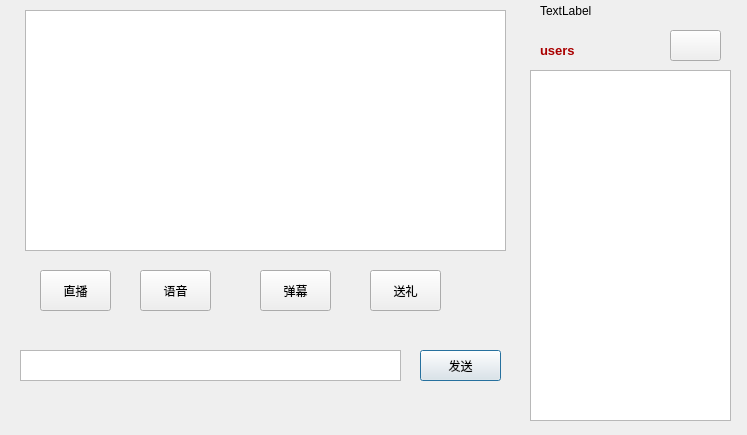
<?xml version="1.0" encoding="UTF-8"?>
<ui version="4.0">
 <class>ChatRoom</class>
 <widget class="QDialog" name="ChatRoom">
  <property name="geometry">
   <rect>
    <x>0</x>
    <y>0</y>
    <width>747</width>
    <height>435</height>
   </rect>
  </property>
  <property name="windowTitle">
   <string>Dialog</string>
  </property>
  <widget class="QTextEdit" name="textEdit">
   <property name="geometry">
    <rect>
     <x>20</x>
     <y>350</y>
     <width>381</width>
     <height>31</height>
    </rect>
   </property>
  </widget>
  <widget class="QPushButton" name="send">
   <property name="geometry">
    <rect>
     <x>420</x>
     <y>350</y>
     <width>81</width>
     <height>31</height>
    </rect>
   </property>
   <property name="text">
    <string>发送</string>
   </property>
  </widget>
  <widget class="QLabel" name="label">
   <property name="geometry">
    <rect>
     <x>540</x>
     <y>40</y>
     <width>71</width>
     <height>21</height>
    </rect>
   </property>
   <property name="text">
    <string>&lt;html&gt;&lt;head/&gt;&lt;body&gt;&lt;p&gt;&lt;span style=&quot; font-size:10pt; font-weight:600; color:#aa0000;&quot;&gt;users&lt;/span&gt;&lt;/p&gt;&lt;/body&gt;&lt;/html&gt;</string>
   </property>
  </widget>
  <widget class="QPushButton" name="chatlist_btn">
   <property name="geometry">
    <rect>
     <x>670</x>
     <y>30</y>
     <width>51</width>
     <height>31</height>
    </rect>
   </property>
   <property name="text">
    <string/>
   </property>
  </widget>
  <widget class="QTextBrowser" name="textBrowser">
   <property name="geometry">
    <rect>
     <x>25</x>
     <y>10</y>
     <width>481</width>
     <height>241</height>
    </rect>
   </property>
  </widget>
  <widget class="QPushButton" name="video">
   <property name="geometry">
    <rect>
     <x>40</x>
     <y>270</y>
     <width>71</width>
     <height>41</height>
    </rect>
   </property>
   <property name="text">
    <string>直播</string>
   </property>
  </widget>
  <widget class="QPushButton" name="audio">
   <property name="geometry">
    <rect>
     <x>140</x>
     <y>270</y>
     <width>71</width>
     <height>41</height>
    </rect>
   </property>
   <property name="text">
    <string>语音</string>
   </property>
  </widget>
  <widget class="QPushButton" name="bs">
   <property name="geometry">
    <rect>
     <x>260</x>
     <y>270</y>
     <width>71</width>
     <height>41</height>
    </rect>
   </property>
   <property name="text">
    <string>弹幕</string>
   </property>
  </widget>
  <widget class="QPushButton" name="gift">
   <property name="geometry">
    <rect>
     <x>370</x>
     <y>270</y>
     <width>71</width>
     <height>41</height>
    </rect>
   </property>
   <property name="text">
    <string>送礼</string>
   </property>
  </widget>
  <widget class="QListWidget" name="listWidget">
   <property name="geometry">
    <rect>
     <x>530</x>
     <y>70</y>
     <width>201</width>
     <height>351</height>
    </rect>
   </property>
  </widget>
  <widget class="QLabel" name="cur_user">
   <property name="geometry">
    <rect>
     <x>540</x>
     <y>0</y>
     <width>151</width>
     <height>21</height>
    </rect>
   </property>
   <property name="text">
    <string>TextLabel</string>
   </property>
  </widget>
  <widget class="QLabel" name="videosurface">
   <property name="geometry">
    <rect>
     <x>20</x>
     <y>10</y>
     <width>481</width>
     <height>241</height>
    </rect>
   </property>
   <property name="text">
    <string/>
   </property>
  </widget>
  <widget class="QLabel" name="textscroll">
   <property name="geometry">
    <rect>
     <x>20</x>
     <y>10</y>
     <width>481</width>
     <height>241</height>
    </rect>
   </property>
   <property name="text">
    <string>&lt;html&gt;&lt;head/&gt;&lt;body&gt;&lt;p align=&quot;center&quot;&gt;&lt;br/&gt;&lt;/p&gt;&lt;/body&gt;&lt;/html&gt;</string>
   </property>
  </widget>
  <widget class="QLabel" name="audioinput">
   <property name="geometry">
    <rect>
     <x>140</x>
     <y>10</y>
     <width>231</width>
     <height>231</height>
    </rect>
   </property>
   <property name="text">
    <string/>
   </property>
  </widget>
 </widget>
 <resources/>
 <connections/>
</ui>
